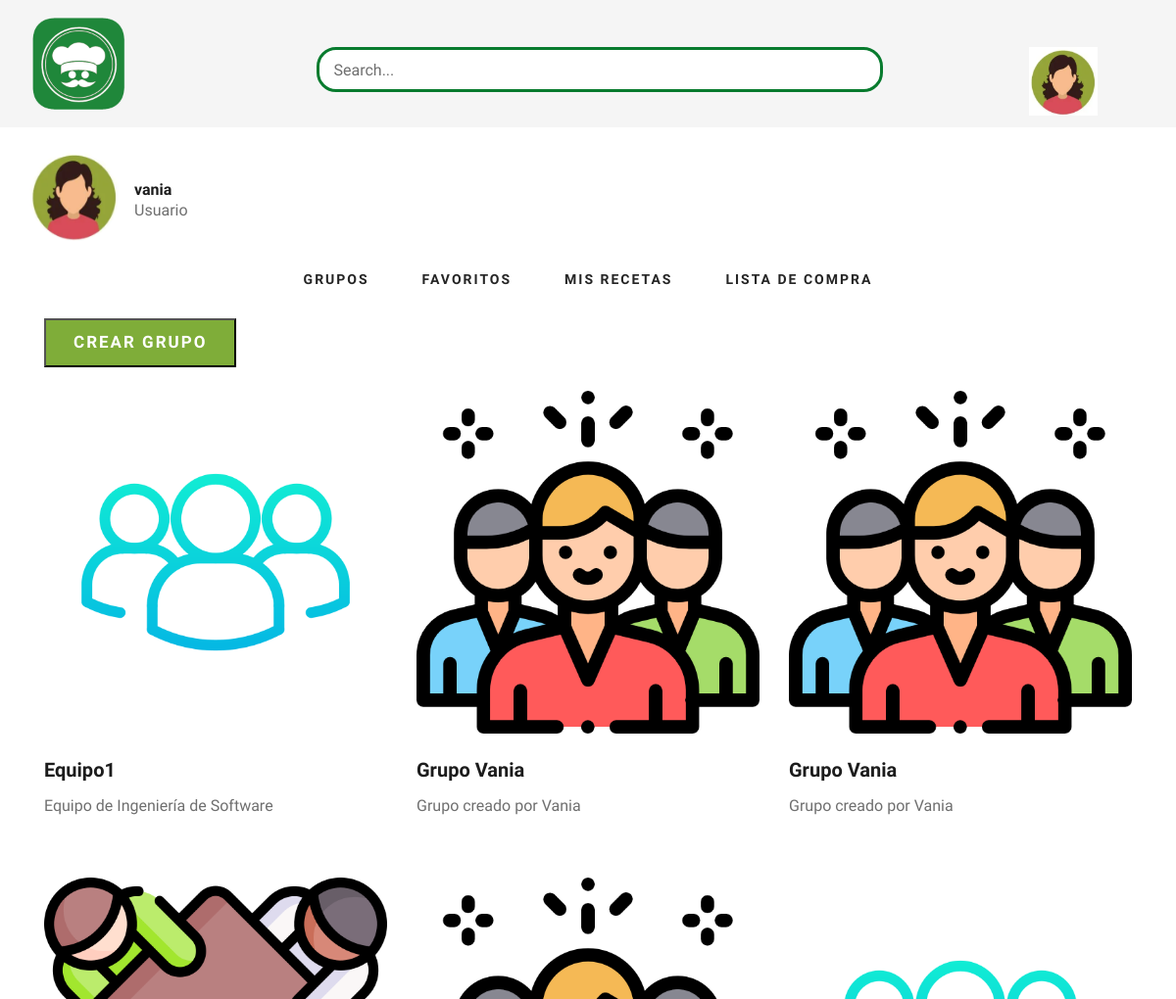
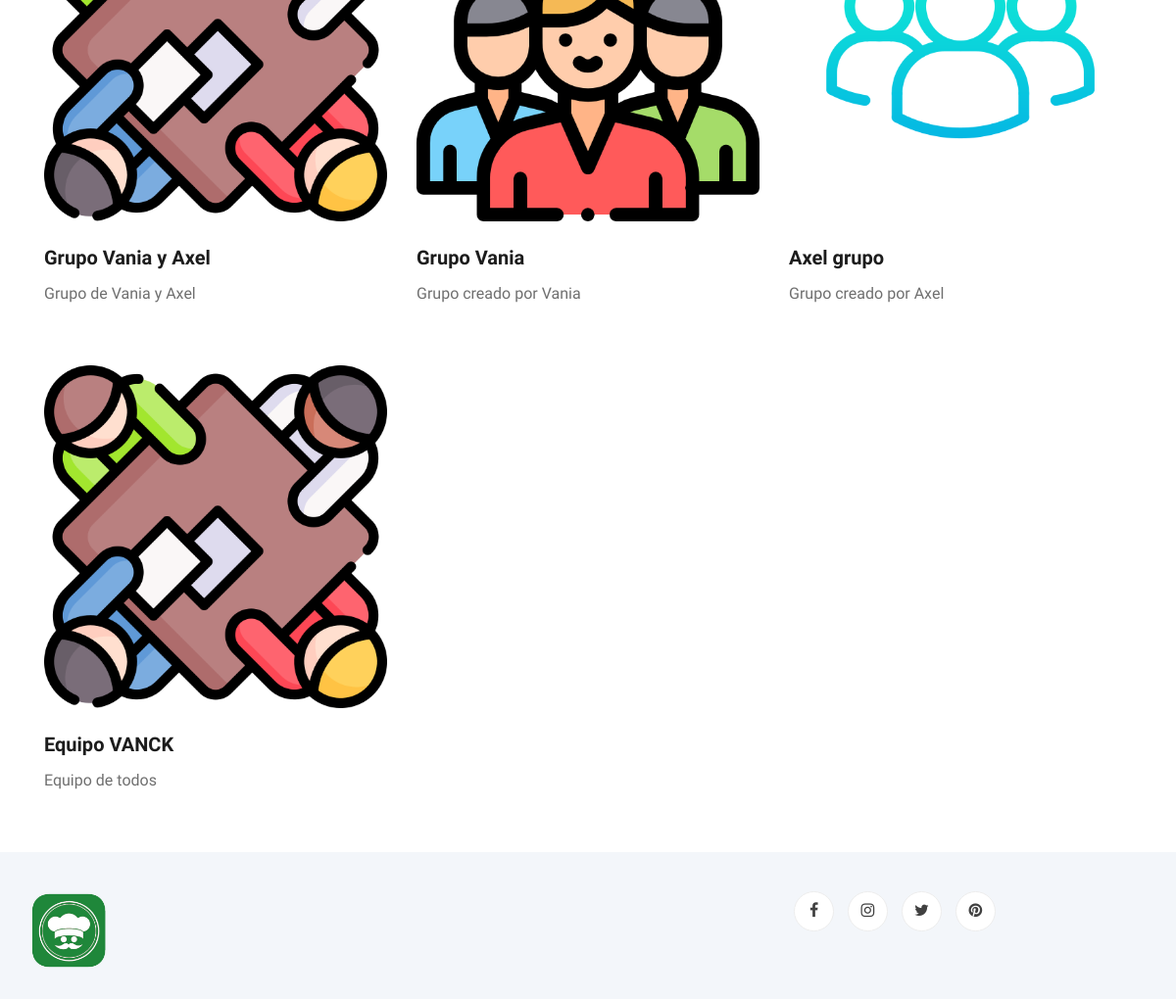
The page /perfil_grupos.php (signed in) on the database its author committed (2 pictures, top to bottom).
### tables this page shows
CREATE TABLE `usuario` (
  `idusuario` int(11) NOT NULL,
  `nombre_usuario` varchar(45) DEFAULT NULL,
  `correo_electronico` varchar(60) DEFAULT NULL,
  `contrasena` varchar(45) DEFAULT NULL,
  `imagen` varchar(50) DEFAULT NULL,
  `receta_favorita` varchar(45) DEFAULT NULL,
  `receta_mas_preparada` varchar(50) DEFAULT NULL,
  `receta_menos_preparada` varchar(50) DEFAULT NULL
);

CREATE TABLE `usuarios_grupos` (
  `id_usuario` int(11) NOT NULL,
  `id_grupo` int(11) NOT NULL
);

CREATE TABLE `grupos` (
  `idgrupo` int(11) NOT NULL,
  `nombre` varchar(45) NOT NULL,
  `descripcion` varchar(45) NOT NULL,
  `imagen_grupo` varchar(45) NOT NULL,
  `receta_preferida` int(11) DEFAULT NULL,
  `receta_mas_preparada` int(11) DEFAULT NULL,
  `receta_menos_preparada` int(11) DEFAULT NULL
);

### perfil_grupos.php (the view, shortened to what this page needs)
<?php
$conexion = mysqli_connect('localhost', 'root', '', 'ingsoft');
$ConsultaUsuario = "SELECT * FROM usuario WHERE idusuario = '".$_SESSION['id_usuario']."' ";
$ResultadoUsuario = mysqli_query($conexion, $ConsultaUsuario);
$ConsultaGrupos = "SELECT grupos.*, usuarios_grupos.*
FROM grupos
    LEFT JOIN usuarios_grupos ON usuarios_grupos.id_grupo = grupos.idgrupo
WHERE usuarios_grupos.id_usuario = '".$_SESSION['id_usuario']."' ";
$ResultadoGrupos = mysqli_query($conexion, $ConsultaGrupos);
?>
<!DOCTYPE html>
<html lang="zxx">
<head>
    <link rel="stylesheet" href="css/bootstrap.min.css" type="text/css">
    <link rel="stylesheet" href="css/font-awesome.min.css" type="text/css">
    <link rel="stylesheet" href="css/elegant-icons.css" type="text/css">
    <link rel="stylesheet" href="css/nice-select.css" type="text/css">
    <link rel="stylesheet" href="css/jquery-ui.min.css" type="text/css">
    <link rel="stylesheet" href="css/owl.carousel.min.css" type="text/css">
    <link rel="stylesheet" href="css/slicknav.min.css" type="text/css">
    <link rel="stylesheet" href="css/style.css" type="text/css">
</head>
<body>
    <header class="header">
        <div class="header__top">
        <div class="container">
            <div class="row">
                <div class="col-lg-3">
                    <div class="header__logo">
                        <a href="Home_Page.php"><img src="img/logo_blog_de_comdia.png" alt="" width="100px" height="100px" ></a>
                    </div>
                </div>
                <div class="col-lg-7"><br>
                    <nav class="header__menu">
                            <div class="blog__sidebar__search">
                                <form action="#">
                                    <input type="text" placeholder="Search...">
                                </form>
                            </div>
                    </nav>
                </div>
                <div class="col-lg-2">
                    <div class="header__cart">
                        <ul>
                            <li>
                                <nav class="header__menu">
                                    <ul>
                                        <?php
                                            if($usuario = mysqli_fetch_array($ResultadoUsuario)){
                                                echo "<li><img src='img/usuarios/".$usuario['imagen']."' width='70px' height='70px'></img>";
                                                echo"</li>";
                                            }
                                        ?>
                                    </ul>
                                </nav>
                            </li>
                        </ul>
                    </div>
                </div>
            </div>
        </div>
    </header>
    <br>
        <div class="container">
            <div class="row">
                <div class="col-lg-12">
                    <div class="blog__details__content">
                        <div class="row">
                            <div class="col-lg-12">
                                <div class="blog__details__author">
                                    <div class="blog__details__author__pic">
                                        <?php
                                            echo "<img src='img/usuarios/".$usuario['imagen']."' alt=''>";
                                        ?>
                                    </div>
                                    <div class="blog__details__author__text">
                                        <h6><?php echo $usuario['nombre_usuario'] ?></h6>
                                        <span>Usuario</span>
                                    </div>
                                </div>
                            </div>
                        </div>
                    </div>
                    <div class="col-lg-12">
                        <center>
                            <nav class="header__menu">
                                <ul>
                                    <li><a href="perfil_grupos.php" class="active">Grupos</a></li>
                                    <li><a href="perfil_favoritos.php">Favoritos</a></li>
                                    <li><a href="perfil_misrecetas.php">Mis Recetas</a></li>
                                    <li><a href="perfil_lista_compra.php">Lista de Compra</a></li>
                                </ul>
                            </nav>
                        </center>
                    </div>
                    <div class="col-lg-12">
                        <button type="submit" class="site.btn" onclick="window.modal.showModal();">CREAR GRUPO</button>
                    </div><br>
                    <div class="container">
                        <div class="row">
                            <?php
                            while($grupos = mysqli_fetch_array($ResultadoGrupos)){
                                echo "<div class='col-lg-4 col-md-4 col-sm-6'>";
                                    echo "<div class='blog__item'>";
                                        echo "<div class='blog__item__pic'>";
                                            echo "<img src='img/grupos/".$grupos['imagen_grupo']."'>";
                                        echo "</div>";
                                        echo "<div class='blog__item__text'>";
                                            echo "<h5><a href='vista_grupo.php?grupo=".$grupos['idgrupo']."'> ".$grupos['nombre']."</a></h5>";
                                            echo "<p>".$grupos['descripcion']."</p>";
                                        echo "</div>";
                                    echo "</div>";
                                echo "</div>";
                            }
                            ?>
                        </div>
                    </div>
                </div>
            </div>
        </div>
    <footer class="footer spad">
        <div class="container">
            <div class="row">
                <div class="col-lg-3 col-md-6 col-sm-6">
                    <div class="footer__about">
                        <div class="footer__about__logo">
                            <a href="./index.html"><img src="img/logo_blog_de_comdia.png" alt="" width="80"></a>
                        </div>
                    </div>
                </div>
                <div class="col-lg-4 col-md-6 col-sm-6 offset-lg-1">
                </div>
                <div class="col-lg-4 col-md-12">
                    <div class="footer__widget">
                        <div class="footer__widget__social">
                            <a href="#"><i class="fa fa-facebook"></i></a>
                            <a href="#"><i class="fa fa-instagram"></i></a>
                            <a href="#"><i class="fa fa-twitter"></i></a>
                            <a href="#"><i class="fa fa-pinterest"></i></a>
                        </div>
                    </div>
                </div>
            </div>
        </div>
    </footer>
</body>
</html>

### css/style.css (style rules this page uses)
html, body { height: 100%; font-family: "Cairo", sans-serif; -webkit-font-smoothing: antialiased; font-smoothing: antialiased; }
h1, h2, h3, h4, h5, h6 { margin: 0; color: #111111; font-weight: 400; font-family: "Cairo", sans-serif; }
h5 { font-size: 18px; }
h6 { font-size: 16px; }
p { font-size: 16px; font-family: "Cairo", sans-serif; color: #6f6f6f; font-weight: 400; line-height: 26px; margin: 0 0 15px 0; }
img { max-width: 100%; }
ul, ol { padding: 0; margin: 0; }
.spad { padding-top: 100px; padding-bottom: 100px; }
.header__top { background: #f5f5f5; height: 130px; }
.header__logo { padding: 15px 0; }
.header__logo a { display: inline-block; }
.header__menu { padding: 24px 0; }
.header__menu ul li { list-style: none; display: inline-block; margin-right: 50px; position: relative; }
.header__menu ul li:last-child { margin-right: 0; }
.header__menu ul li a { font-size: 14px; color: #252525; text-transform: uppercase; font-weight: 700; letter-spacing: 2px; -webkit-transition: all, 0.3s; -moz-transition: all, 0.3s; -ms-transition: all, 0.3s; -o-transition: all, 0.3s; transition: all, 0.3s; padding: 5px 0; display: block; }
.header__cart { text-align: right; padding: 24px 0; }
.header__cart ul { display: inline-block; margin-right: 25px; }
.header__cart ul li { list-style: none; display: inline-block; margin-right: 15px; }
.header__cart ul li:last-child { margin-right: 0; }
.blog__item { margin-bottom: 60px; }
.blog__item__pic img { min-width: 100%; }
.blog__item__text { padding-top: 25px; }
.blog__item__text h5 { margin-bottom: 12px; }
.blog__item__text h5 a { font-size: 20px; color: #1c1c1c; font-weight: 700; }
.blog__item__text p { margin-bottom: 25px; }
.blog__sidebar__search { margin-bottom: 0px; }
.blog__sidebar__search form { position: relative; }
.blog__sidebar__search form input { width: 578px; height: 46px; font-size: 16px; color: #087b2e; padding-left: 15px; border: 3px solid #087b2e; border-radius: 20px; }
.blog__sidebar__search form input::placeholder { color: #6f6f6f; }
.blog__details__author__pic { float: left; margin-right: 15px; }
.blog__details__author__pic img { height: 92px; width: 92px; border-radius: 50%; }
.blog__details__author__text { overflow: hidden; padding-top: 30px; }
.blog__details__author__text h6 { color: #1c1c1c; font-weight: 700; }
.blog__details__author__text span { font-size: 16px; color: #6f6f6f; }
.footer { background: #F3F6FA; padding-top: 40px; padding-bottom: 0px; }
.footer__about { margin-bottom: 30px; }
.footer__about__logo { margin-bottom: 15px; }
.footer__about__logo a { display: inline-block; }
.footer__widget { margin-bottom: 30px; overflow: hidden; }
.footer__widget .footer__widget__social a { display: inline-block; height: 41px; width: 41px; font-size: 16px; color: #404040; border: 1px solid #ededed; border-radius: 50%; line-height: 38px; text-align: center; background: #ffffff; -webkit-transition: all, 0.3s; -moz-transition: all, 0.3s; -ms-transition: all, 0.3s; -o-transition: all, 0.3s; transition: all, 0.3s; margin-right: 10px; }
.footer__widget .footer__widget__social a:last-child { margin-right: 0; }
@media only screen and (min-width: 1200px) { .container { max-width: 1170px; } }

### perfil_grupos.php (style rules this page uses)
button { display: inline-block; font-size: 17px; padding: 10px 28px 10px; color: #ffffff; text-transform: uppercase; font-weight: 700; background: #7fad39; letter-spacing: 2px; }

### rows shown on the page
usuario: imagen (picture), nombre_usuario "vania"
usuarios_grupos: id_grupo.imagen_grupo (picture), id_grupo.nombre "Equipo1", id_grupo.descripcion "Equipo de Ingeniería de Software"
usuarios_grupos: id_grupo.imagen_grupo (picture), id_grupo.nombre "Grupo Vania", id_grupo.descripcion "Grupo creado por Vania"
usuarios_grupos: id_grupo.imagen_grupo (picture), id_grupo.nombre "Grupo Vania", id_grupo.descripcion "Grupo creado por Vania"
usuarios_grupos: id_grupo.imagen_grupo (picture), id_grupo.nombre "Grupo Vania y Axel", id_grupo.descripcion "Grupo de Vania y Axel"
usuarios_grupos: id_grupo.imagen_grupo (picture), id_grupo.nombre "Grupo Vania", id_grupo.descripcion "Grupo creado por Vania"
usuarios_grupos: id_grupo.imagen_grupo (picture), id_grupo.nombre "Axel grupo", id_grupo.descripcion "Grupo creado por Axel"
usuarios_grupos: id_grupo.imagen_grupo (picture), id_grupo.nombre "Equipo VANCK", id_grupo.descripcion "Equipo de todos"
